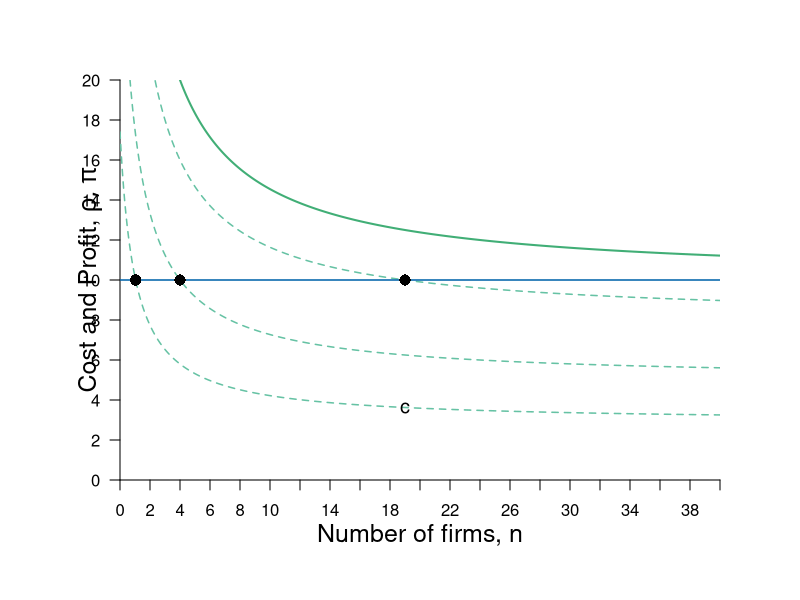

Reproduce this figure in R.
require(shape)
pdf(file = "competitionmarkets/long_run_n.pdf", width = 9, height = 7)

#Set parameters for graphics
axislabelsize <- 1.5
labelsize <- 1.2
graphlinewidth <- 2
segmentlinewidth <- 1.5

COL <- c("#7fc97f", "#beaed4", "#fdc086", "#ffff99", "#386cb0", "#f0027f", "#bf5b17", "#666666")
COLA <- c("#e0f3db", "#99d8c9","#66c2a4","#41ae76", "#238b45", "#005824")
COLB <- c("#c6dbef", "#4eb3d3", "#2b8cbe", "#0868ac","#084081")
COLC <- c("#fcfbfd", "#efedf5", "#dadaeb", "#bcbddc", "#9e9ac8", "#807dba", "#6a51a3", "#54278f", "#3f007d")

par(mar =  c(6, 6, 4, 4))

Profit <- function(n, pbar = 60, c = 10, beta = 0.5) {
  (pbar - c)^2 / (((n + 1)^2)*beta)
}

totaln <- function(pi, pbar = 60, c = 10, beta = 0.5){
  (pbar - c)/(sqrt(pi*beta)) - 1
}

cournotPrice <- function(n, pbar = 60, c1 = 10) {
  c1 + (1/(n+1))*(pbar - c1)
}


# Barriers to entry
# Inputs: Probability of BTE (b) and number of firms
# Outputs: Price Level at some n
bte <- function(n, b = 0) {
  cournotPrice(n)*(1-b)
}

nstar <- function(b, pbar = 60, c = 10){
(pbar*(1 - b) - c) / (b*c)
}

barriers <- c(0.2, 0.5, 0.71)

xlims <- c(0, 40)
ylims <- c(0, 20)

plot(0, 0, xlim = xlims, ylim = ylims, type = "n",
     xlab = expression(paste("")),
     ylab = expression(paste("")), 
     xaxt = "n", 
     yaxt = "n", 
     cex.lab = axislabelsize, 
     bty = "n",
     xaxs="i", 
     yaxs="i")

ticksy <- seq(from = 0, to = ylims[2], by = 2)
ylabels <- seq(from = 0, to = ylims[2], by = 2)
ticksx <- seq(from = 0, to = xlims[2], by = 2)
xlabels <- seq(from = 0, to = xlims[2], by = 2)
# ticksy <- c(0, NA, 3.2, ylims[2])
# ylabels <- c(NA, NA, NA, NA)
# ticksx <- c(0, 4.5, NA, NA, NA, xlims[2])
# xlabels <- c(NA, expression(paste(n^b)), NA, NA, NA, NA)

axis(1, at = ticksx, pos = 0, labels = xlabels)
axis(2, at = ticksy, pos = 0, labels = ylabels, las = 1)

npts <- 500 
xx1 <- seq(xlims[1], xlims[2], length.out = npts)

#Lines for barrier graph
lines(xx1, bte(n = xx1, b = barriers[3]), col = COLA[3], lty = 2, lwd = segmentlinewidth)
lines(xx1, bte(n = xx1, b = barriers[2]), col = COLA[3], lty = 2, lwd = segmentlinewidth)
lines(xx1, bte(n = xx1, b = barriers[1]), col = COLA[3], lty = 2, lwd = segmentlinewidth)

#Price with no barriers
lines(xx1, cournotPrice(xx1, c = 10), col = COLA[4], lwd = graphlinewidth) # No Barrier --- Green

# lines(xx1, Profit(xx1, c = 0.25), col = COLA[4], lty = 2, lwd = segmentlinewidth)

#Label axes
mtext(expression(paste("Number of firms, ", n)), side=1, line = 2.5, cex = axislabelsize)
text(-2, 0.5*ylims[2], expression(paste("Cost and Profit, ", list(rho, pi) )), xpd = TRUE, cex = axislabelsize, srt = 90) 


#Arrows(18, 6.8, 18, 4.5, col = "black", lty = 1, code = 2, lwd = 2, arr.type = "triangle", arr.lwd = 0.5)
# text(16, 5.75, expression(paste("Decrease in ", rho)), cex = labelsize)


text(19, 3.6, expression(paste(c)), cex = labelsize)
# text(19, 4.4, expression(paste(rho[1])), cex = labelsize)

#Arrows(4, 9, 7.8, 9, col = "black", lty = 1, code = 2, lwd = 2, arr.type = "triangle", arr.lwd = 0.5)
# text(5.7, 10, expression(paste("Decrease in ", c)), cex = labelsize)

# text(3.1, 15, expression(paste(pi[1])), cex = labelsize)
# text(6.7, 15, expression(paste(pi[2])), cex = labelsize)

#line for the marginal cost
segments(0, 10, xlims[2], 10, lty = 1, col = COLB[4] , lwd = segmentlinewidth)
# segments(0, 4, xlims[2], 4, lty = 2, col = COLB[3], lwd = segmentlinewidth)
# segments(4.5, 0, 4.5, 6.8, lty = 2, col = "grey", lwd = segmentlinewidth)
# segments(0, 6.8, 4.5, 6.8, lty = 2, col = "grey", lwd = segmentlinewidth)
# 

points(nstar(b = barriers[1]), bte(n = nstar(b = barriers[1]), b = barriers[1]), pch = 16, col = "black", cex = 1.5)
points(nstar(b = barriers[2]), bte(n = nstar(b = barriers[2]), b = barriers[2]), pch = 16, col = "black", cex = 1.5)
points(nstar(b = barriers[3]), bte(n = nstar(b = barriers[3]), b = barriers[3]), pch = 16, col = "black", cex = 1.5)


# text(80, 12.5, expression(paste("Excess Supply at ", p^H)), cex = labelsize)
# 
# Arrows(62, 5.5, 82, 5.5, col = "black", lty = 1, code = 3, lwd = 2, arr.type = "triangle", arr.lwd = 0.5)
# text(72, 4.75, expression(paste("Excess")), cex = labelsize)
# text(72, 3.75, expression(paste("Demand")), cex = labelsize)
# text(72, 2.75, expression(paste("at ", p^L)), cex = labelsize)
# segments(6, 0, 6, 4, lty = 2, col = "gray" , lwd = segmentlinewidth)
# points(6, 4, pch = 16, col = "black", cex = 1.5)


# segments(9.6, 0, 9.6, 7, lty = 2, col = "gray" , lwd = segmentlinewidth)
# points(9.6, 7, pch = 16, col = "black", cex = 1.5)

# segments(13, 0, 13, 4, lty = 2, col = "gray" , lwd = segmentlinewidth)
# points(13, 4, pch = 16, col = "black", cex = 1.5)

dev.off()
